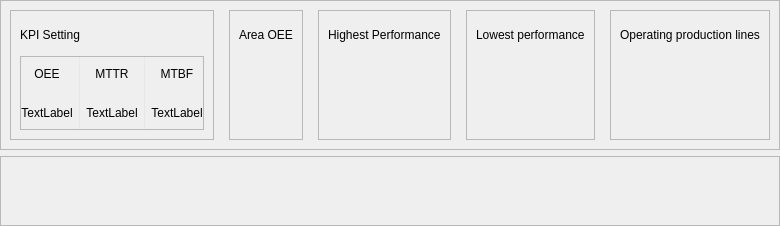
                    <widget class="QWidget" name="OEE_over_view_page">
                     <layout class="QVBoxLayout" name="verticalLayout_109">
                      <property name="leftMargin">
                       <number>0</number>
                      </property>
                      <property name="topMargin">
                       <number>0</number>
                      </property>
                      <property name="rightMargin">
                       <number>0</number>
                      </property>
                      <property name="bottomMargin">
                       <number>0</number>
                      </property>
                      <item>
                       <widget class="QFrame" name="frame_181">
                        <property name="sizePolicy">
                         <sizepolicy hsizetype="Expanding" vsizetype="Preferred">
                          <horstretch>0</horstretch>
                          <verstretch>0</verstretch>
                         </sizepolicy>
                        </property>
                        <property name="minimumSize">
                         <size>
                          <width>0</width>
                          <height>150</height>
                         </size>
                        </property>
                        <property name="frameShape">
                         <enum>QFrame::StyledPanel</enum>
                        </property>
                        <property name="frameShadow">
                         <enum>QFrame::Raised</enum>
                        </property>
                        <layout class="QHBoxLayout" name="horizontalLayout_118">
                         <property name="spacing">
                          <number>15</number>
                         </property>
                         <item>
                          <widget class="QFrame" name="frame_186">
                           <property name="frameShape">
                            <enum>QFrame::StyledPanel</enum>
                           </property>
                           <property name="frameShadow">
                            <enum>QFrame::Raised</enum>
                           </property>
                           <layout class="QVBoxLayout" name="verticalLayout_86">
                            <item>
                             <widget class="QLabel" name="label_79">
                              <property name="maximumSize">
                               <size>
                                <width>16777215</width>
                                <height>30</height>
                               </size>
                              </property>
                              <property name="text">
                               <string>KPI Setting</string>
                              </property>
                             </widget>
                            </item>
                            <item>
                             <widget class="QFrame" name="frame_142">
                              <property name="frameShape">
                               <enum>QFrame::StyledPanel</enum>
                              </property>
                              <property name="frameShadow">
                               <enum>QFrame::Raised</enum>
                              </property>
                              <layout class="QGridLayout" name="gridLayout_2">
                               <property name="leftMargin">
                                <number>0</number>
                               </property>
                               <property name="topMargin">
                                <number>0</number>
                               </property>
                               <property name="rightMargin">
                                <number>0</number>
                               </property>
                               <property name="bottomMargin">
                                <number>0</number>
                               </property>
                               <property name="horizontalSpacing">
                                <number>6</number>
                               </property>
                               <item row="0" column="4">
                                <widget class="QLabel" name="label_100">
                                 <property name="text">
                                  <string>MTBF</string>
                                 </property>
                                 <property name="alignment">
                                  <set>Qt::AlignCenter</set>
                                 </property>
                                </widget>
                               </item>
                               <item row="0" column="2">
                                <widget class="QLabel" name="label_97">
                                 <property name="text">
                                  <string>MTTR</string>
                                 </property>
                                 <property name="alignment">
                                  <set>Qt::AlignCenter</set>
                                 </property>
                                </widget>
                               </item>
                               <item row="1" column="4">
                                <widget class="QLabel" name="MTBF_area_target">
                                 <property name="text">
                                  <string>TextLabel</string>
                                 </property>
                                 <property name="alignment">
                                  <set>Qt::AlignCenter</set>
                                 </property>
                                </widget>
                               </item>
                               <item row="0" column="0">
                                <widget class="QLabel" name="label_90">
                                 <property name="text">
                                  <string>OEE</string>
                                 </property>
                                 <property name="alignment">
                                  <set>Qt::AlignCenter</set>
                                 </property>
                                </widget>
                               </item>
                               <item row="0" column="1" rowspan="2">
                                <widget class="QFrame" name="frame_155">
                                 <property name="sizePolicy">
                                  <sizepolicy hsizetype="Fixed" vsizetype="Minimum">
                                   <horstretch>0</horstretch>
                                   <verstretch>0</verstretch>
                                  </sizepolicy>
                                 </property>
                                 <property name="maximumSize">
                                  <size>
                                   <width>1</width>
                                   <height>16777215</height>
                                  </size>
                                 </property>
                                 <property name="styleSheet">
                                  <string notr="true">background-color: #E5E7EB; max-width: 1px; border: none;</string>
                                 </property>
                                 <property name="frameShape">
                                  <enum>QFrame::VLine</enum>
                                 </property>
                                 <property name="frameShadow">
                                  <enum>QFrame::Raised</enum>
                                 </property>
                                </widget>
                               </item>
                               <item row="1" column="0">
                                <widget class="QLabel" name="OEE_area_target">
                                 <property name="text">
                                  <string>TextLabel</string>
                                 </property>
                                 <property name="alignment">
                                  <set>Qt::AlignCenter</set>
                                 </property>
                                </widget>
                               </item>
                               <item row="1" column="2">
                                <widget class="QLabel" name="MTTR_area_target">
                                 <property name="text">
                                  <string>TextLabel</string>
                                 </property>
                                 <property name="alignment">
                                  <set>Qt::AlignCenter</set>
                                 </property>
                                </widget>
                               </item>
                               <item row="0" column="3" rowspan="2">
                                <widget class="QFrame" name="frame_156">
                                 <property name="sizePolicy">
                                  <sizepolicy hsizetype="Fixed" vsizetype="Minimum">
                                   <horstretch>0</horstretch>
                                   <verstretch>0</verstretch>
                                  </sizepolicy>
                                 </property>
                                 <property name="styleSheet">
                                  <string notr="true">background-color: #E5E7EB; max-width: 1px; border: none;</string>
                                 </property>
                                 <property name="frameShape">
                                  <enum>QFrame::VLine</enum>
                                 </property>
                                 <property name="frameShadow">
                                  <enum>QFrame::Raised</enum>
                                 </property>
                                </widget>
                               </item>
                              </layout>
                             </widget>
                            </item>
                           </layout>
                          </widget>
                         </item>
                         <item>
                          <widget class="QFrame" name="frame_182">
                           <property name="frameShape">
                            <enum>QFrame::StyledPanel</enum>
                           </property>
                           <property name="frameShadow">
                            <enum>QFrame::Raised</enum>
                           </property>
                           <layout class="QVBoxLayout" name="verticalLayout_108">
                            <item>
                             <widget class="QLabel" name="label_117">
                              <property name="maximumSize">
                               <size>
                                <width>16777215</width>
                                <height>30</height>
                               </size>
                              </property>
                              <property name="text">
                               <string>Area OEE</string>
                              </property>
                             </widget>
                            </item>
                            <item>
                             <widget class="QLabel" name="OEE_area_value">
                              <property name="sizePolicy">
                               <sizepolicy hsizetype="Preferred" vsizetype="Preferred">
                                <horstretch>0</horstretch>
                                <verstretch>0</verstretch>
                               </sizepolicy>
                              </property>
                              <property name="text">
                               <string/>
                              </property>
                             </widget>
                            </item>
                           </layout>
                          </widget>
                         </item>
                         <item>
                          <widget class="QFrame" name="frame_183">
                           <property name="frameShape">
                            <enum>QFrame::StyledPanel</enum>
                           </property>
                           <property name="frameShadow">
                            <enum>QFrame::Raised</enum>
                           </property>
                           <layout class="QVBoxLayout" name="verticalLayout_107">
                            <item>
                             <widget class="QLabel" name="label_119">
                              <property name="maximumSize">
                               <size>
                                <width>16777215</width>
                                <height>30</height>
                               </size>
                              </property>
                              <property name="text">
                               <string>Highest Performance</string>
                              </property>
                             </widget>
                            </item>
                            <item>
                             <widget class="QLabel" name="OEE_highest_perfom_value">
                              <property name="text">
                               <string/>
                              </property>
                             </widget>
                            </item>
                           </layout>
                          </widget>
                         </item>
                         <item>
                          <widget class="QFrame" name="frame_184">
                           <property name="frameShape">
                            <enum>QFrame::StyledPanel</enum>
                           </property>
                           <property name="frameShadow">
                            <enum>QFrame::Raised</enum>
                           </property>
                           <layout class="QVBoxLayout" name="verticalLayout_106">
                            <item>
                             <widget class="QLabel" name="label_121">
                              <property name="maximumSize">
                               <size>
                                <width>16777215</width>
                                <height>30</height>
                               </size>
                              </property>
                              <property name="text">
                               <string>Lowest performance</string>
                              </property>
                             </widget>
                            </item>
                            <item>
                             <widget class="QLabel" name="OEE_lowest_perfom_value">
                              <property name="text">
                               <string/>
                              </property>
                             </widget>
                            </item>
                           </layout>
                          </widget>
                         </item>
                         <item>
                          <widget class="QFrame" name="frame_185">
                           <property name="frameShape">
                            <enum>QFrame::StyledPanel</enum>
                           </property>
                           <property name="frameShadow">
                            <enum>QFrame::Raised</enum>
                           </property>
                           <layout class="QVBoxLayout" name="verticalLayout_105">
                            <item>
                             <widget class="QLabel" name="label_124">
                              <property name="maximumSize">
                               <size>
                                <width>16777215</width>
                                <height>30</height>
                               </size>
                              </property>
                              <property name="text">
                               <string>Operating production lines</string>
                              </property>
                             </widget>
                            </item>
                            <item>
                             <widget class="QLabel" name="Number_production_line">
                              <property name="text">
                               <string/>
                              </property>
                             </widget>
                            </item>
                           </layout>
                          </widget>
                         </item>
                        </layout>
                       </widget>
                      </item>
                      <item>
                       <widget class="QScrollArea" name="OEE_overview_scroll_area">
                        <property name="widgetResizable">
                         <bool>true</bool>
                        </property>
                        <widget class="QWidget" name="OEE_scroll_widget">
                         <property name="geometry">
                          <rect>
                           <x>0</x>
                           <y>0</y>
                           <width>98</width>
                           <height>28</height>
                          </rect>
                         </property>
                        </widget>
                       </widget>
                      </item>
                     </layout>
                    </widget>
